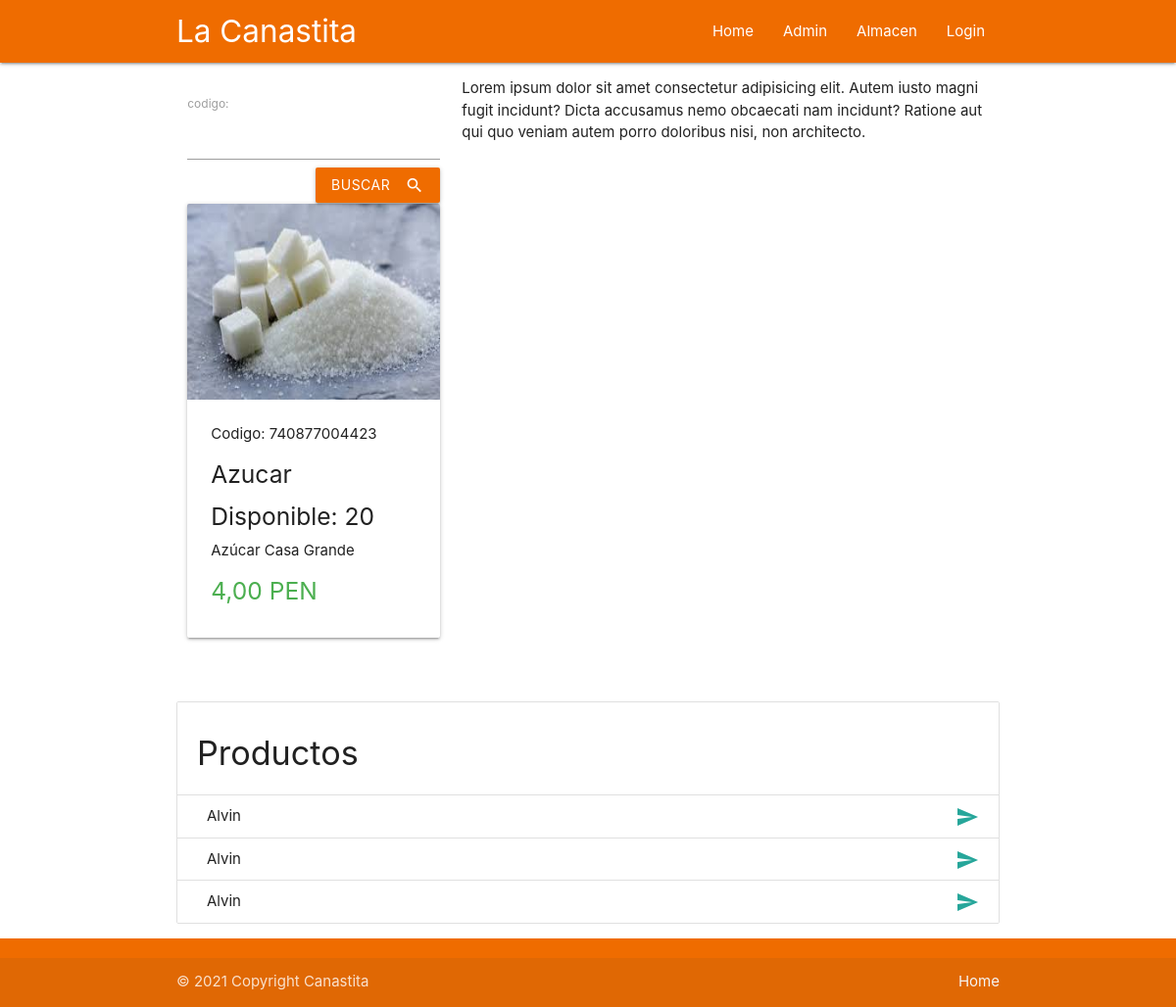
Screenshot of /venta/2 with the database file from the repository.
### cajero/models.py (models this page shows, shortened)
class Producto(models.Model):
    codigo = models.CharField(max_length=12)
    nombre = models.CharField(max_length=15)
    unidad_medida = models.CharField(max_length=10)
    precio = models.DecimalField(null=False, validators=[MinValueValidator(Decimal('0.01'))], max_digits=7, decimal_places=2)
    descripcion = models.TextField()
    cantidad = models.PositiveIntegerField(default=20)
    imagen = models.ImageField(upload_to="productos", null=True)
    created = models.DateTimeField(auto_now_add=True)
    updated = models.DateTimeField(auto_now=True)

### cajero/views.py (the view)
# urls.py: path('venta/<id>', ventas, name="ventas")
def ventas(request, id):
    producto = get_object_or_404(Producto, id = id)
    data = {
        'p':producto
    }
    return render(request, 'cajero/ventas.html', data)

### cajero/templates/cajero/ventas.html (shortened to what this page needs)
{% extends 'cajero/base.html' %}
{% load static %}
{% load humanize %}
{% block content %}
<div class="container">
  <div class="row section">
    <div class="col s4">
      <div class="section">
        <form action="">
          <label for="fname">codigo:</label>
          <input type="text">
          <button class="btn waves-effect orange darken-3 right" type="submit" name="action">buscar<i class="material-icons right">search</i>
          </button>
        </form>
      </div>
      <div class="section">
        <div class="card">
          <div class="card-image">
            {% if p.imagen %}
            <img width="400" height="200" src="{{ p.imagen.url}}">
            {% endif %}
          </div>
          <div class="card-content">
            Codigo: {{p.codigo}}
            <h5>{{ p.nombre | capfirst }}</h5>
            <h5>Disponible: {{ p.cantidad }}</h5>
            <p>{{ p.descripcion}}</p>
            <h5 class="green-text darken-1">{{ p.precio | intcomma }} PEN</h5>
          </div>
        </div>
      </div>
    </div>
    <div class="col s8 white valign-wrapper">Lorem ipsum dolor sit amet consectetur adipisicing elit. Autem iusto magni fugit incidunt? Dicta accusamus nemo obcaecati nam incidunt? Ratione aut qui quo veniam autem porro doloribus nisi, non architecto.</div>
  </div>
  <ul class="collection with-header">
      <li class="collection-header"><h4>Productos</h4></li>
      <li class="collection-item"><div>Alvin<a href="#!" class="secondary-content"><i class="material-icons">send</i></a></div></li>
      <li class="collection-item"><div>Alvin<a href="#!" class="secondary-content"><i class="material-icons">send</i></a></div></li>
      <li class="collection-item"><div>Alvin<a href="#!" class="secondary-content"><i class="material-icons">send</i></a></div></li>
    </ul>
</div>
{% endblock %}

### rows the page displays
Producto: imagen (picture), codigo "740877004423", nombre "Azucar", cantidad "20", descripcion "Azúcar Casa Grande", precio "4,00"
